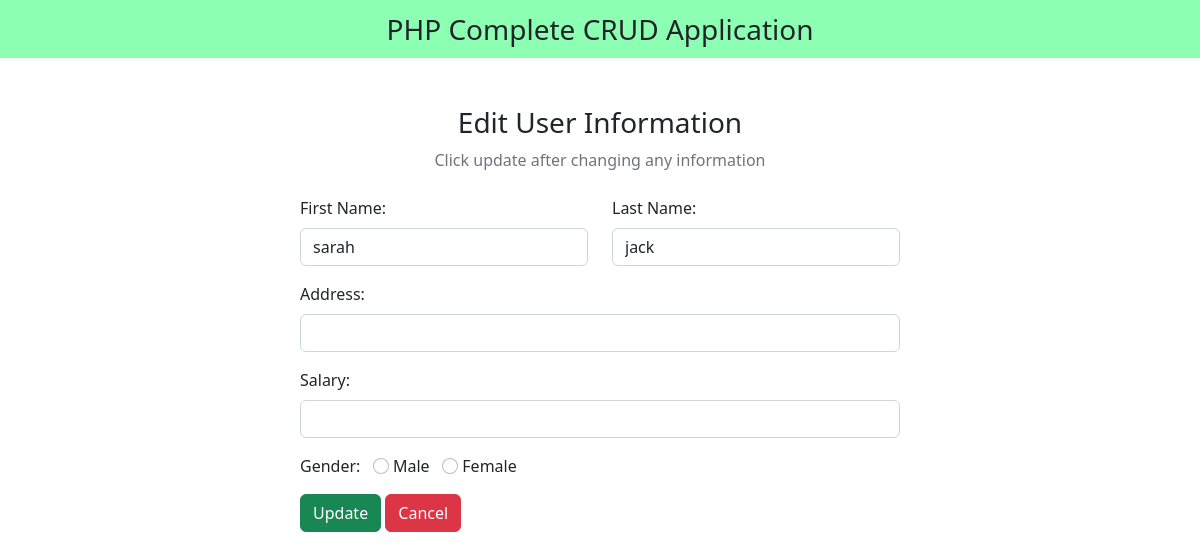
/edit.php?id=10, run on the app's committed database.
### tables this page shows
CREATE TABLE `crud` (
  `id` int(100) NOT NULL,
  `first_name` varchar(100) NOT NULL,
  `last_name` varchar(100) NOT NULL,
  `Address` varchar(100) NOT NULL,
  `gender` varchar(100) NOT NULL,
  `salary` int(11) DEFAULT NULL
);

### edit.php (the view, shortened to what this page needs)
<?php
include "crudForm.php";
$id = $_GET["id"];
?>
<!DOCTYPE html>
<html lang="en">
<head>
  <link href="https://cdn.jsdelivr.net/npm/bootstrap@5.2.3/dist/css/bootstrap.min.css" rel="stylesheet">
  <link rel="stylesheet" href="https://cdnjs.cloudflare.com/ajax/libs/font-awesome/6.4.0/css/all.min.css" />
</head>
<body>
  <nav class="navbar navbar-light justify-content-center fs-3 mb-5" style="background-color: #00ff5573;">
    PHP Complete CRUD Application
  </nav>
  <div class="container">
    <div class="text-center mb-4">
      <h3>Edit User Information</h3>
      <p class="text-muted">Click update after changing any information</p>
    </div>
    <?php
    $sql = "SELECT * FROM `crud` WHERE id = $id LIMIT 1";
    $result = mysqli_query($conn, $sql);
    $row = mysqli_fetch_assoc($result);
    ?>
    <div class="container d-flex justify-content-center">
      <form action="" method="post" style="width:50vw; min-width:300px;">
        <div class="row mb-3">
          <div class="col">
            <label class="form-label">First Name:</label>
            <input type="text" class="form-control" name="first_name" value="<?php echo $row['first_name'] ?>">
          </div>
          <div class="col">
            <label class="form-label">Last Name:</label>
            <input type="text" class="form-control" name="last_name" value="<?php echo $row['last_name'] ?>">
          </div>
        </div>
        <div class="mb-3">
               <label class="form-label">Address:</label>
               <input type="text" class="form-control" name="address" required>
            </div>
            <div class="mb-3">
               <label class="form-label">Salary:</label>
               <input type="number" class="form-control" name="salary" required>
            </div>
        <div class="form-group mb-3">
          <label>Gender:</label>
          <input type="radio" class="form-check-input" name="gender" id="male" value="male" <?php echo ($row["gender"] == 'male') ? "checked" : ""; ?>>
          <label for="male" class="form-input-label">Male</label>
          <input type="radio" class="form-check-input" name="gender" id="female" value="female" <?php echo ($row["gender"] == 'female') ? "checked" : ""; ?>>
          <label for="female" class="form-input-label">Female</label>
        </div>
        <div>
          <button type="submit" class="btn btn-success" name="submit">Update</button>
          <a href="index.php" class="btn btn-danger">Cancel</a>
        </div>
      </form>
    </div>
  </div>
</body>
</html>

### data on the page
crud: first_name "sarah", last_name "jack", gender "☐ Male", gender "☐ Female"
